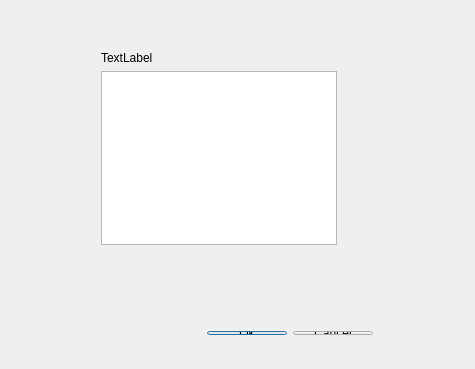
<?xml version="1.0" encoding="UTF-8"?>
<ui version="4.0">
 <class>LayoutDialog</class>
 <widget class="QDialog" name="LayoutDialog">
  <property name="geometry">
   <rect>
    <x>0</x>
    <y>0</y>
    <width>475</width>
    <height>369</height>
   </rect>
  </property>
  <property name="windowTitle">
   <string>LayoutDialog</string>
  </property>
  <widget class="QWidget" name="">
   <property name="geometry">
    <rect>
     <x>150</x>
     <y>320</y>
     <width>234</width>
     <height>26</height>
    </rect>
   </property>
   <layout class="QHBoxLayout" name="horizontalLayout">
    <item>
     <spacer name="horizontalSpacer">
      <property name="orientation">
       <enum>Qt::Horizontal</enum>
      </property>
      <property name="sizeHint" stdset="0">
       <size>
        <width>40</width>
        <height>20</height>
       </size>
      </property>
     </spacer>
    </item>
    <item>
     <widget class="QPushButton" name="okButton">
      <property name="text">
       <string>Ok</string>
      </property>
     </widget>
    </item>
    <item>
     <widget class="QPushButton" name="cancelButton">
      <property name="text">
       <string>Cancel</string>
      </property>
     </widget>
    </item>
   </layout>
  </widget>
  <widget class="QWidget" name="">
   <property name="geometry">
    <rect>
     <x>90</x>
     <y>40</y>
     <width>258</width>
     <height>216</height>
    </rect>
   </property>
   <layout class="QVBoxLayout" name="verticalLayout">
    <item>
     <widget class="QLabel" name="label">
      <property name="text">
       <string>TextLabel</string>
      </property>
      <property name="buddy">
       <cstring>textEdit</cstring>
      </property>
     </widget>
    </item>
    <item>
     <widget class="QTextEdit" name="textEdit"/>
    </item>
   </layout>
  </widget>
 </widget>
 <layoutdefault spacing="6" margin="11"/>
 <resources/>
 <connections/>
</ui>
